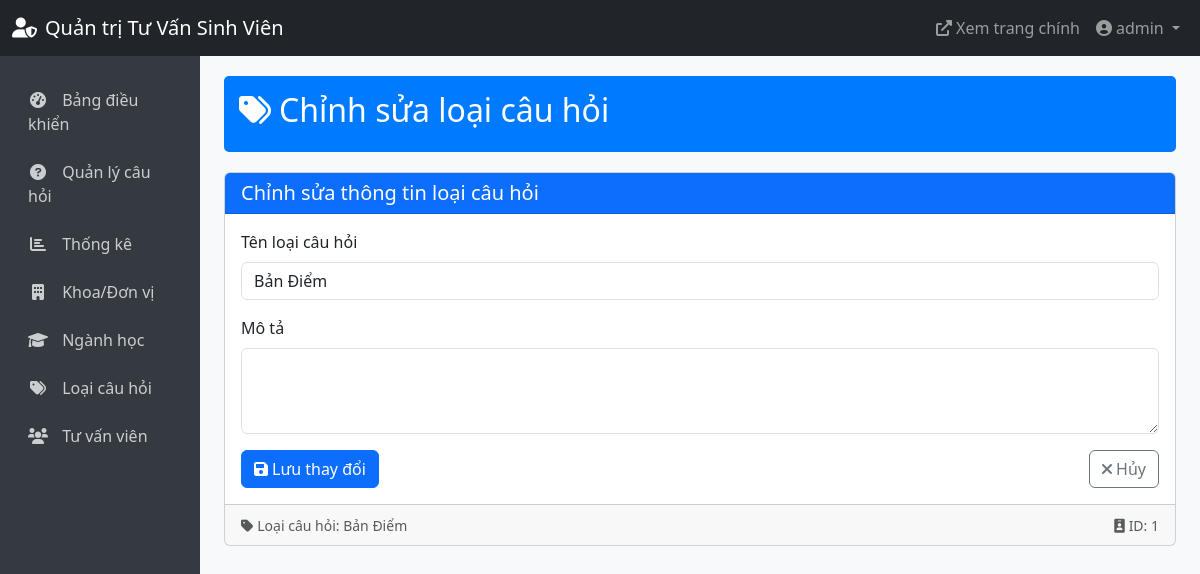
Screenshot of /admin-panel/categories/1/edit/ (signed in) with the database file from the repository.
### accounts/models.py (models this page shows)
class CustomUser(AbstractUser):
    USER_TYPE_CHOICES = (
        ('student', 'Sinh viên'),
        ('alumni', 'Cựu sinh viên'),
        ('parent', 'Phụ huynh'),
        ('high_school', 'Học sinh phổ thông'),
    )
    user_type = models.CharField(max_length=20, choices=USER_TYPE_CHOICES)
    student_id = models.CharField(max_length=20, blank=True, null=True)
    graduation_year = models.IntegerField(blank=True, null=True)  # Cho cựu sinh viên
    phone_number = models.CharField(max_length=15, blank=True, null=True)  # Cho phụ huynh
    grade = models.CharField(max_length=10, blank=True, null=True)  # Cho học sinh phổ thông

### questions/models.py (models this page shows, shortened)
class QuestionCategory(models.Model):
    name = models.CharField(max_length=100, verbose_name="Tên loại câu hỏi")
    description = models.TextField(blank=True, verbose_name="Mô tả")
    class Meta:
        verbose_name = "Loại câu hỏi"
        verbose_name_plural = "Loại câu hỏi"

### admin_panel/views.py (the view)
# urls.py: path('categories/<int:pk>/edit/', views.edit_category, name='edit_category'),
@login_required
def edit_category(request, pk):
    if not is_advisor(request.user):
        messages.error(request, 'Bạn không có quyền truy cập trang quản trị.')
        return redirect('home')
    try:
        advisor = AdvisorProfile.objects.get(user=request.user)
        if advisor.role != 'admin':
            messages.error(request, 'Bạn không có quyền quản lý danh mục.')
            return redirect('admin_dashboard')
    except AdvisorProfile.DoesNotExist:
        messages.error(request, 'Bạn không có quyền truy cập trang quản trị.')
        return redirect('home')
    category = get_object_or_404(QuestionCategory, pk=pk)
    if request.method == 'POST':
        form = CategoryForm(request.POST, instance=category)
        if form.is_valid():
            form.save()
            messages.success(request, 'Cập nhật loại câu hỏi thành công!')
            return redirect('manage_categories')
    else:
        form = CategoryForm(instance=category)
    return render(request, 'admin_panel/edit_category.html', {
        'form': form,
        'category': category
    })

### admin_panel/forms.py
class CategoryForm(forms.ModelForm):
    class Meta:
        model = QuestionCategory
        fields = ['name', 'description']
        widgets = {
            'description': forms.Textarea(attrs={'rows': 3}),
        }

### admin_panel/views.py (called while the page is built)
def is_advisor(user):
    try:
        advisor = AdvisorProfile.objects.get(user=user)
        return True
    except AdvisorProfile.DoesNotExist:
        return False

### templates/admin_panel/edit_category.html (shortened to what this page needs)
{% extends 'admin_panel/base_admin.html' %}
{% load widget_tweaks %}
{% block content %}
<div class="admin-header">
    <h2><i class="fas fa-tags me-2"></i>Chỉnh sửa loại câu hỏi</h2>
</div>
<div class="card">
    <div class="card-header bg-primary text-white">
        <h5 class="mb-0">Chỉnh sửa thông tin loại câu hỏi</h5>
    </div>
    <div class="card-body">
        <form method="post">
            <div class="mb-3">
                <label for="{{ form.name.id_for_label }}" class="form-label">{{ form.name.label }}</label>
                {{ form.name|add_class:"form-control" }}
            </div>
            <div class="mb-3">
                <label for="{{ form.description.id_for_label }}" class="form-label">{{ form.description.label }}</label>
                {{ form.description|add_class:"form-control" }}
            </div>
            <div class="d-flex justify-content-between">
                <button type="submit" class="btn btn-primary">
                    <i class="fas fa-save me-1"></i>Lưu thay đổi
                </button>
                <a href="{% url 'manage_categories' %}" class="btn btn-outline-secondary">
                    <i class="fas fa-times me-1"></i>Hủy
                </a>
            </div>
        </form>
    </div>
    <div class="card-footer">
        <div class="d-flex justify-content-between text-muted">
            <div>
                <small><i class="fas fa-tag me-1"></i>Loại câu hỏi: {{ category.name }}</small>
            </div>
            <div>
                <small><i class="fas fa-id-badge me-1"></i>ID: {{ category.id }}</small>
            </div>
        </div>
    </div>
</div>
{% endblock %}

### templates/admin_panel/base_admin.html (shortened to what this page needs)
<!DOCTYPE html>
<html lang="vi">
<head>
    <link href="https://cdn.jsdelivr.net/npm/bootstrap@5.3.0/dist/css/bootstrap.min.css" rel="stylesheet">
    <link rel="stylesheet" href="https://cdnjs.cloudflare.com/ajax/libs/font-awesome/6.0.0/css/all.min.css">
</head>
<body>
    <nav class="navbar navbar-expand-lg navbar-dark bg-dark">
        <div class="container-fluid">
            <a class="navbar-brand" href="{% url 'admin_dashboard' %}">
                <i class="fas fa-user-shield me-2"></i>Quản trị Tư Vấn Sinh Viên
            </a>
            <div class="collapse navbar-collapse" id="navbarAdmin">
                <ul class="navbar-nav ms-auto">
                    <li class="nav-item">
                        <a class="nav-link" href="{% url 'home' %}" target="_blank">
                            <i class="fas fa-external-link-alt me-1"></i>Xem trang chính
                        </a>
                    </li>
                    <li class="nav-item dropdown">
                        <a class="nav-link dropdown-toggle" href="#" id="navbarDropdown" role="button" data-bs-toggle="dropdown">
                            <i class="fas fa-user-circle me-1"></i>{{ user.get_full_name|default:user.username }}
                        </a>
                    </li>
                </ul>
            </div>
        </div>
    </nav>
    <div class="container-fluid">
        <div class="row">
            <div class="col-md-3 col-lg-2 d-md-block admin-sidebar collapse">
                <div class="position-sticky">
                    <ul class="nav flex-column">
                        <li class="nav-item">
                            <a class="nav-link {% if request.resolver_match.url_name == 'admin_dashboard' %}active{% endif %}" href="{% url 'admin_dashboard' %}">
                                <i class="fas fa-tachometer-alt"></i> Bảng điều khiển
                            </a>
                        </li>
                        <li class="nav-item">
                            <a class="nav-link {% if request.resolver_match.url_name == 'manage_questions' %}active{% endif %}" href="{% url 'manage_questions' %}">
                                <i class="fas fa-question-circle"></i> Quản lý câu hỏi
                            </a>
                        </li>
                        {% if user.advisorprofile.role == 'admin' %}
                        <li class="nav-item">
                            <a class="nav-link {% if request.resolver_match.url_name == 'statistics_dashboard' %}active{% endif %}" href="{% url 'statistics_dashboard' %}">
                                <i class="fas fa-chart-bar"></i> Thống kê
                            </a>
                        </li>
                        <li class="nav-item">
                            <a class="nav-link {% if request.resolver_match.url_name == 'manage_departments' %}active{% endif %}" href="{% url 'manage_departments' %}">
                                <i class="fas fa-building"></i> Khoa/Đơn vị
                            </a>
                        </li>
                        <li class="nav-item">
                            <a class="nav-link {% if request.resolver_match.url_name == 'manage_majors' %}active{% endif %}" href="{% url 'manage_majors' %}">
                                <i class="fas fa-graduation-cap"></i> Ngành học
                            </a>
                        </li>
                        <li class="nav-item">
                            <a class="nav-link {% if request.resolver_match.url_name == 'manage_categories' %}active{% endif %}" href="{% url 'manage_categories' %}">
                                <i class="fas fa-tags"></i> Loại câu hỏi
                            </a>
                        </li>
                        <li class="nav-item">
                            <a class="nav-link {% if request.resolver_match.url_name == 'manage_advisors' %}active{% endif %}" href="{% url 'manage_advisors' %}">
                                <i class="fas fa-users"></i> Tư vấn viên
                            </a>
                        </li>
                        {% endif %}
                    </ul>
                </div>
            </div>
            <main class="col-md-9 ms-sm-auto col-lg-10 px-md-4 admin-content">
                {% block content %}{% endblock %}
            </main>
        </div>
    </div>
</body>
</html>

### templates/admin_panel/base_admin.html (style rules this page uses)
body { background-color: #f8f9fa; }
.admin-sidebar { min-height: calc(100vh - 56px); background-color: #343a40; padding-top: 20px; }
.admin-sidebar .nav-link { color: rgba(255, 255, 255, 0.75); border-radius: 0; padding: 0.75rem 1rem; }
.admin-sidebar .nav-link i { margin-right: 10px; width: 20px; text-align: center; }
.admin-content { padding: 20px; }
.admin-header { background-color: #007bff; color: white; padding: 15px; margin-bottom: 20px; border-radius: 5px; }

### rows the page displays
CustomUser: get_full_name "admin"
QuestionCategory: name "Bản Điểm", id "1"
